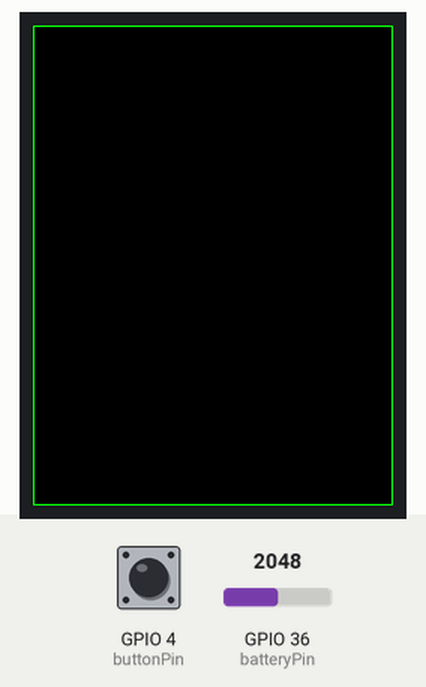
A sketch run on a simulated ESP32. Parts: 240×320 colour display. The inputs (shaded band) are chosen by the test bench; at power-on: GPIO 4 (buttonPin) HIGH, GPIO 36 (batteryPin) = 2048. What the sketch prints to the serial monitor is not drawn.

Above: at 1.4 s.
1.5 s: GPIO 4 (buttonPin) pulled LOW for 0.15 s
At 2.3 s:
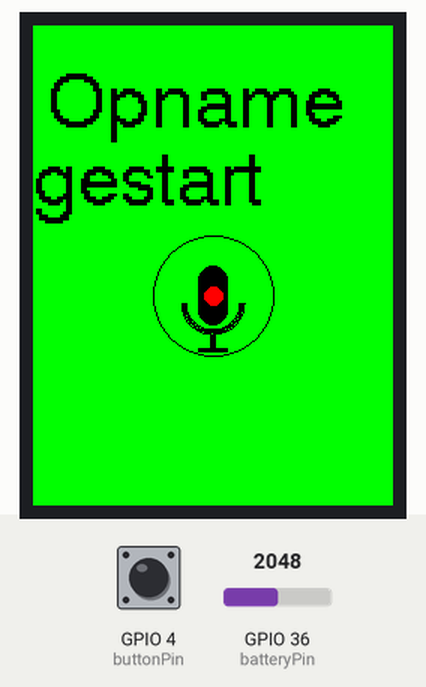
3.1 s: GPIO 4 (buttonPin) pulled LOW for 1 s
At 3.7 s:
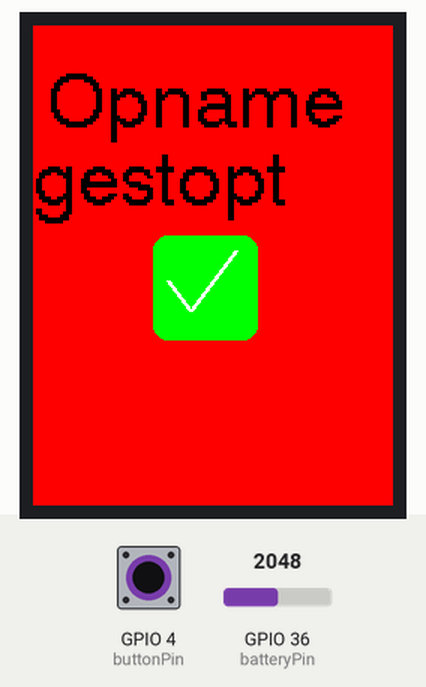
7.1 s: GPIO 4 (buttonPin) pulled LOW for 0.15 s
At 7.8 s:
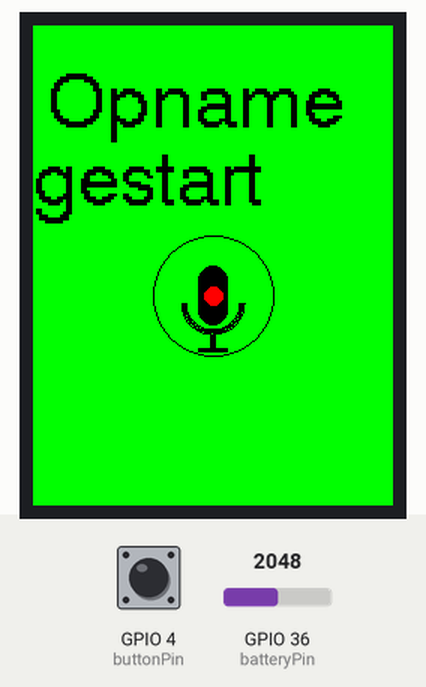
8.7 s: GPIO 4 (buttonPin) pulled LOW for 3.2 s
At 12.4 s:
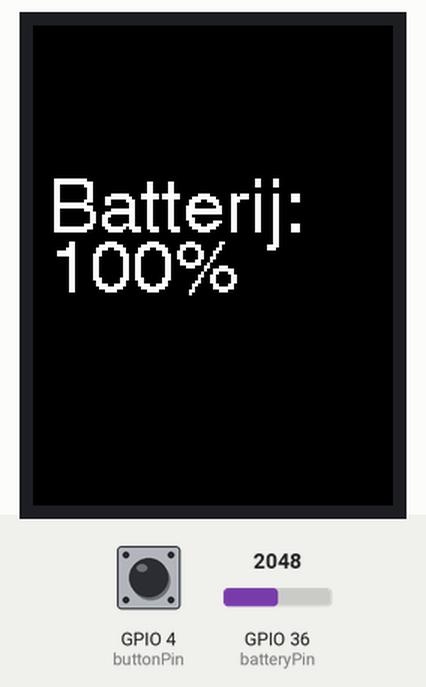
13.4 s: GPIO 4 (buttonPin) pulsed LOW 5 times (0.12 s each, 0.3 s apart)
At 15.9 s:
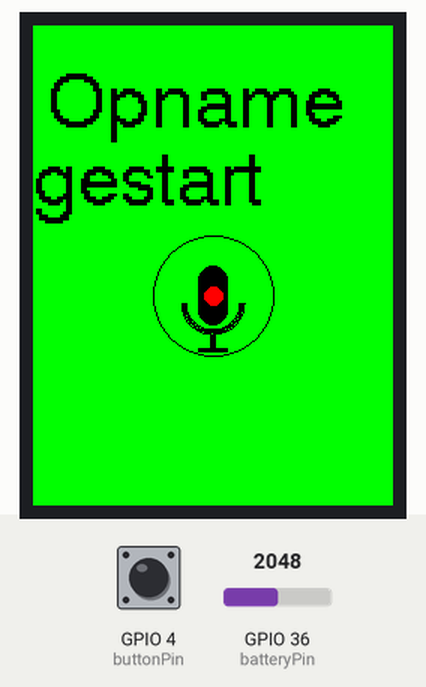
Timing chart, 0 to 17.4 s (numbered marks = the images above; inputs shaded):
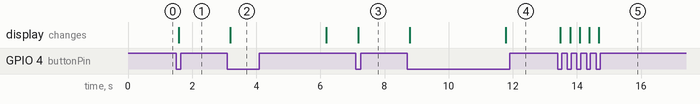

The sketch:

SCHERM_FINAAL.ino
```cpp
#include <SPI.h>
#include <TFT_eSPI.h>

#define RX_PIN D7
#define TX_PIN D6
#define BAUD 115200

TFT_eSPI tft = TFT_eSPI();

const float R1 = 100000.0;
const float R2 = 47000.0;
const float refVoltage = 5.0;
const float maxVoltage = 9.0;
const float minVoltage = 6.0;

const int buttonPin = D3;
const int verwijderpin = D5;
const int batteryPin = A0;

int lastState = HIGH;
int lastState2 = HIGH;

bool isOpname = false;
bool toonBatterij = false;
bool batterijTonenActief = false;
bool blauwActief = false;

unsigned long stopMoment = 0;
unsigned long blauwMoment = 0;
const unsigned long schermDuur = 3000;

void setup() {
  digitalWrite(LED_BUILTIN, HIGH);
  tft.init();
  tft.fillScreen(TFT_BLACK);
  tft.drawRect(0, 0, tft.width(), tft.height(), TFT_GREEN);

  pinMode(buttonPin, INPUT_PULLUP);
  pinMode(verwijderpin, INPUT_PULLUP);
  pinMode(batteryPin, INPUT);

  Serial.begin(115200);      // Debug
  Serial1.begin(BAUD, SERIAL_8N1, RX_PIN, TX_PIN);
}

void loop() {
  int knop = digitalRead(buttonPin);
  int verwijder = digitalRead(verwijderpin);

  int rawValue = analogRead(batteryPin);
  float voltage = rawValue * (refVoltage / 1023.0) * ((R1 + R2) / R2);
  int batteryPercentage = constrain(map(voltage, minVoltage, maxVoltage, 0, 100), 0, 100);

  // Hoofdknop gedrukt
  if (knop == LOW && lastState == HIGH && !blauwActief) {
    batterijTonenActief = false;

    if (!isOpname) {
      isOpname = true;
      toonBatterij = false;
      Serial.println("STUUR START");
      Serial1.println("START");

      tft.fillScreen(TFT_GREEN);
      tekenMicrofoonIcoon(80, 140);
      tft.setTextColor(TFT_BLACK);
      tft.setCursor(10, 30);
      tft.setTextFont(4);
      tft.setTextSize(2);
      tft.print("Opname gestart");

    } else {
      isOpname = false;
      toonBatterij = true;
      stopMoment = millis();
      Serial.println("STUUR STOPT");
      Serial1.println("STOPT");

      tft.fillScreen(TFT_RED);
      tekenGroeneCheckbox(80, 140);
      tft.setTextColor(TFT_BLACK);
      tft.setCursor(10, 30);
      tft.setTextSize(2);
      tft.print("Opname gestopt");
    }

    delay(200);
  }

  // Verwijderknop gedrukt
  if (verwijder == LOW && lastState2 == HIGH) {
    batterijTonenActief = false;

    tft.fillScreen(TFT_BLUE);
    tekenRoodKruis(80, 140);
    tft.setTextColor(TFT_BLACK);
    tft.setCursor(10, 30);
    tft.setTextSize(2);
    tft.println("Opname");
    tft.setCursor(5, 70);
    tft.println("verbroken");

    blauwMoment = millis();
    blauwActief = true;

    isOpname = false;
    toonBatterij = true;
    stopMoment = millis();
  }

  if (blauwActief && millis() - blauwMoment > schermDuur) {
    tft.fillScreen(TFT_BLACK);
    blauwActief = false;
  }

  if (toonBatterij && millis() - stopMoment > schermDuur) {
    tft.fillScreen(TFT_BLACK);
    tft.setTextColor(TFT_WHITE);
    tft.setCursor(10, 100);
    tft.setTextSize(2);
    tft.print("Batterij:");
    tft.setCursor(10, 140);
    tft.print(batteryPercentage);
    tft.print("%");

    toonBatterij = false;
    batterijTonenActief = true;
  }

  lastState = knop;
  lastState2 = verwijder;
}

// ---------------------- Tekenfuncties ------------------------

void tekenMicrofoonIcoon(int x, int y) {
  tft.drawCircle(x + 40, y + 40, 40, TFT_BLACK);
  tft.fillRoundRect(x + 30, y + 20, 20, 40, 10, TFT_BLACK);
  tft.fillCircle(x + 40, y + 40, 6, TFT_RED);

  for (int r = 18; r <= 21; r++) {
    for (float angle = PI / 2; angle <= PI; angle += 0.05) {
      int x1 = x + 40 + cos(angle) * r;
      int y1 = y + 45 + sin(angle) * r;
      tft.drawPixel(x1, y1, TFT_BLACK);
    }
  }

  for (int r = 18; r <= 21; r++) {
    for (float angle = 0; angle <= PI / 2; angle += 0.05) {
      int x1 = x + 40 + cos(angle) * r;
      int y1 = y + 45 + sin(angle) * r;
      tft.drawPixel(x1, y1, TFT_BLACK);
    }
  }

  tft.fillRect(x + 38, y + 66, 4, 10, TFT_BLACK);
  tft.fillRect(x + 30, y + 75, 20, 3, TFT_BLACK);
}

void tekenGroeneCheckbox(int x, int y) {
  int boxSize = 70;
  int radius = 10;
  tft.fillRoundRect(x, y, boxSize, boxSize, radius, TFT_GREEN);
  tft.drawRoundRect(x, y, boxSize, boxSize, radius, TFT_GREEN);
  for (int i = -1; i <= 1; i++) {
    tft.drawLine(x + 10 + i, y + 30, x + 25 + i, y + 50, TFT_WHITE);
    tft.drawLine(x + 25 + i, y + 50, x + 55 + i, y + 10, TFT_WHITE);
  }
}

void tekenRoodKruis(int x, int y) {
  int grootte = 70;
  int radius = 10;
  int marge = 15;
  tft.fillRoundRect(x, y, grootte, grootte, radius, TFT_RED);
  tft.drawRoundRect(x, y, grootte, grootte, radius, TFT_RED);
  for (int i = -1; i <= 3; i++) {
    tft.drawLine(x + marge + i, y + marge, x + grootte - marge + i, y + grootte - marge, TFT_WHITE);
    tft.drawLine(x + grootte - marge + i, y + marge, x + marge + i, y + grootte - marge, TFT_WHITE);
  }
}
```

Measured:
- after the input at 1.5 s, the display: changes after 0.08 s (image 1)
- after the input at 3.1 s, the display: changes after 0.09 s (image 2)
- after the input at 7.1 s, the display: changes after 0.09 s (image 3)
- after the input at 8.7 s, the display: first changes after 0.09 s (image 4 shows a later state)
- after the input at 13.4 s, the display: changes after 0.09 s (image 5)
